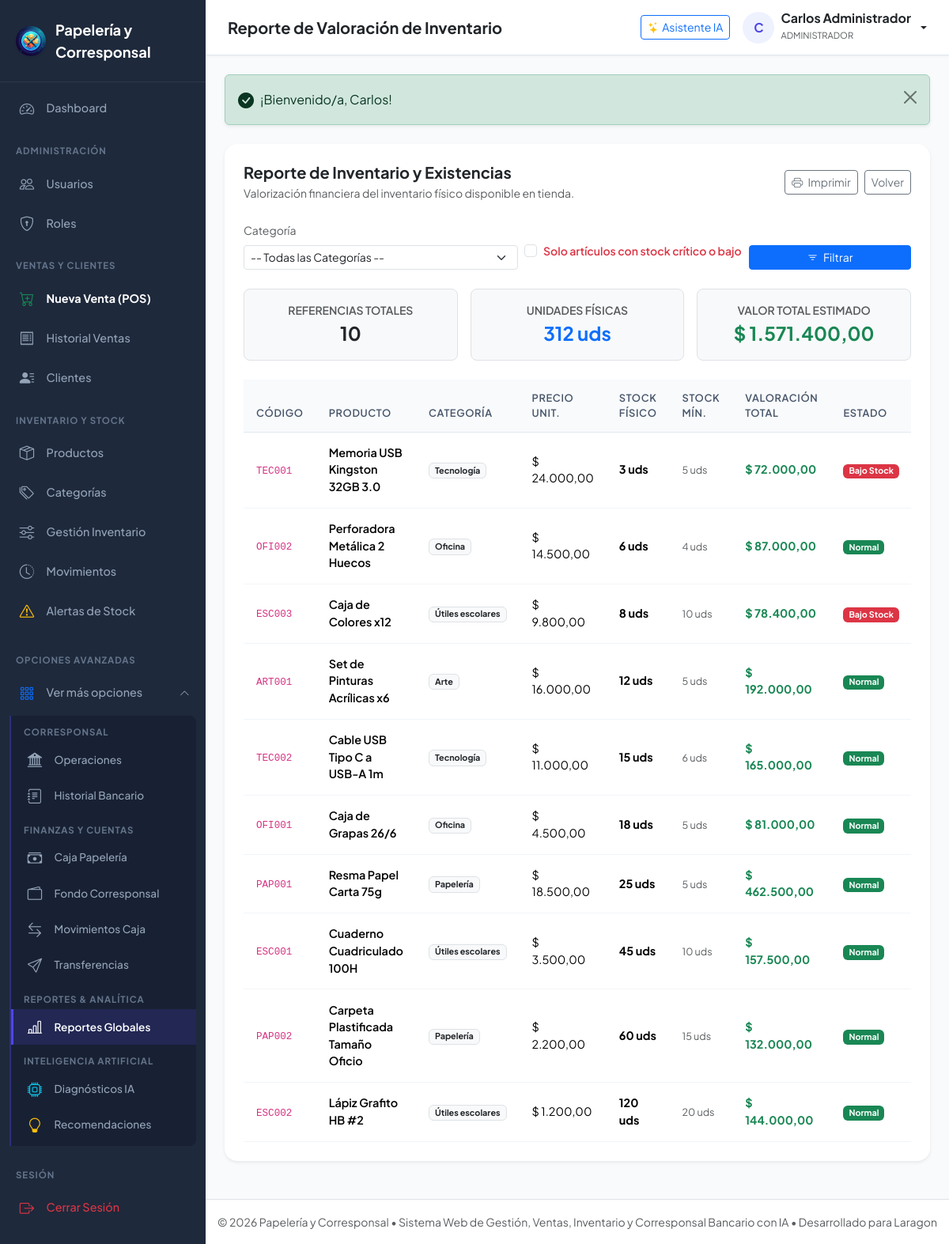
Page /Public/reportes/inventario (signed in) on the committed database.
### tables this page shows
CREATE TABLE IF NOT EXISTS `producto` (
    `id_producto` INT AUTO_INCREMENT PRIMARY KEY,
    `id_categoria` INT NOT NULL,
    `codigo` VARCHAR(50) NOT NULL UNIQUE,
    `nombre` VARCHAR(150) NOT NULL,
    `descripcion` VARCHAR(255) NULL,
    `precio` DECIMAL(12,2) NOT NULL,
    `stock_actual` INT NOT NULL DEFAULT 0,
    `stock_minimo` INT NOT NULL DEFAULT 0,
    `estado` ENUM('ACTIVO','INACTIVO') NOT NULL DEFAULT 'ACTIVO',
    `fecha_registro` DATETIME NOT NULL DEFAULT CURRENT_TIMESTAMP,
    `fecha_actualizacion` DATETIME NULL,
    CONSTRAINT `fk_producto_categoria` FOREIGN KEY (`id_categoria`) REFERENCES `categoria`(`id_categoria`) ON UPDATE CASCADE
);

CREATE TABLE IF NOT EXISTS `categoria` (
    `id_categoria` INT AUTO_INCREMENT PRIMARY KEY,
    `nombre` VARCHAR(100) NOT NULL UNIQUE,
    `descripcion` VARCHAR(255) NULL,
    `estado` ENUM('ACTIVO','INACTIVO') NOT NULL DEFAULT 'ACTIVO'
);

### Controllers/ReporteController.php (called while the page is built, shortened)
<?php
require_once __DIR__ . '/../Services/ReporteService.php';
class ReporteController {
    private ReporteService $reporteService;
    public function __construct() {
        $this->reporteService = new ReporteService();
    }
    public function inventario(): void {
        $categoriaId = !empty($_GET['categoria']) ? (int)$_GET['categoria'] : null;
        $onlyLowStock = !empty($_GET['stock_bajo']);
        $reporte = $this->reporteService->getReporteInventario($categoriaId, $onlyLowStock);
        require_once VIEWS_PATH . '/Reportes/inventario.php';
    }
}

### Public/index.php (called while the page is built, shortened)
<?php
require_once __DIR__ . '/../Config/config.php';
Router::resolve();

### Config/config.php (called while the page is built, shortened)
<?php
function env($key, $default = null) {
    $value = getenv($key);
    return $value;
}
function url($path = '') {
    $path = ltrim($path, '/');
    return BASE_URL . ($path ? '/' . $path : '');
}
function formatMoney($amount) {
    return '$ ' . number_format((float)$amount, 2, ',', '.');
}
function sanitize($data) {
    return htmlspecialchars(trim((string)$data), ENT_QUOTES, 'UTF-8');
}

### Config/database.php (called while the page is built, shortened)
<?php
require_once __DIR__ . '/config.php';
class Database {
    private static ?PDO $instance = null;
    public static function getConnection(): PDO {
        if (self::$instance === null) {
            $host = env('DB_HOST', '127.0.0.1');
            $port = env('DB_PORT', '3306');
            $dbName = env('DB_DATABASE', 'papeleria_corresponsal');
            $username = env('DB_USERNAME', 'root');
            $password = env('DB_PASSWORD', '');
            $dsn = "mysql:host={$host};port={$port};dbname={$dbName};charset=utf8mb4";
            $options = [
                PDO::ATTR_ERRMODE            => PDO::ERRMODE_EXCEPTION,
                PDO::ATTR_DEFAULT_FETCH_MODE => PDO::FETCH_ASSOC,
                PDO::ATTR_EMULATE_PREPARES   => false,
                PDO::MYSQL_ATTR_INIT_COMMAND => "SET NAMES utf8mb4 COLLATE utf8mb4_unicode_ci"
            ];
            try {
                self::$instance = new PDO($dsn, $username, $password, $options);
            } catch (PDOException $e) {
                try {
                    $dsnNoDb = "mysql:host={$host};port={$port};charset=utf8mb4";
                    return new PDO($dsnNoDb, $username, $password, $options);
                } catch (PDOException $ex) {
                    die("Error crítico de conexión a la base de datos en Laragon: " . $ex->getMessage());
                }
            }
        }
        return self::$instance;
    }
}

### Services/ReporteService.php (called while the page is built, shortened)
<?php
require_once __DIR__ . '/../Config/database.php';
class ReporteService {
    private PDO $db;
    public function __construct() {
        $this->db = Database::getConnection();
    }
    public function getReporteInventario(?int $categoriaId = null, bool $onlyLowStock = false): array {
        $sql = "SELECT p.*, c.nombre AS categoria_nombre,
                       (p.stock_actual * p.precio) AS valor_total_stock
                FROM producto p
                JOIN categoria c ON p.id_categoria = c.id_categoria
                WHERE 1=1 ";
        $params = [];
        $sql .= " ORDER BY p.stock_actual ASC, p.nombre ASC";
        $stmt = $this->db->prepare($sql);
        $stmt->execute($params);
        $productos = $stmt->fetchAll();
        $valorInventarioTotal = 0;
        $unidadesTotales = 0;
        $articulosBajoStock = 0;
        foreach ($productos as $p) {
            $valorInventarioTotal += (float)$p['valor_total_stock'];
            $unidadesTotales += (int)$p['stock_actual'];
            if ((int)$p['stock_actual'] <= (int)$p['stock_minimo']) {
                $articulosBajoStock++;
            }
        }
        return [
            'productos'              => $productos,
            'total_articulos'        => count($productos),
            'unidades_totales'       => $unidadesTotales,
            'valor_inventario_total' => $valorInventarioTotal,
            'articulos_bajo_stock'   => $articulosBajoStock
        ];
    }
}

### Views/Reportes/inventario.php (the view, shortened to what this page needs)
<?php
require_once VIEWS_PATH . '/Layouts/header.php';
?>
<div class="card shadow-sm border-0 rounded-4 p-4 mb-4">
    <div class="d-flex flex-column flex-sm-row justify-content-between align-items-sm-center gap-3 mb-4">
        <div>
            <h5 class="fw-bold mb-1">Reporte de Inventario y Existencias</h5>
            <p class="text-muted small mb-0">Valorización financiera del inventario físico disponible en tienda.</p>
        </div>
        <div class="d-flex gap-2">
            <button onclick="window.print()" class="btn btn-outline-secondary btn-sm"><i class="bi bi-printer me-1"></i> Imprimir</button>
            <a href="<?= url('reportes') ?>" class="btn btn-outline-secondary btn-sm">Volver</a>
        </div>
    </div>
    <form action="<?= url('reportes/inventario') ?>" method="GET" class="row g-2 mb-4">
        <div class="col-12 col-md-5">
            <label class="form-label small text-muted">Categoría</label>
            <select class="form-select form-select-sm" name="categoria">
                <option value="">-- Todas las Categorías --</option>
            </select>
        </div>
        <div class="col-12 col-md-4 d-flex align-items-center pt-3">
            <div class="form-check">
                <input class="form-check-input" type="checkbox" id="stock_bajo" name="stock_bajo" value="1" <?= !empty($_GET['stock_bajo']) ? 'checked' : '' ?>>
                <label class="form-check-label small fw-semibold text-danger" for="stock_bajo">
                    Solo artículos con stock crítico o bajo
                </label>
            </div>
        </div>
        <div class="col-12 col-md-3 d-flex align-items-end">
            <button type="submit" class="btn btn-primary btn-sm w-100"><i class="bi bi-filter me-1"></i> Filtrar</button>
        </div>
    </form>
    <div class="row g-3 mb-4">
        <div class="col-12 col-sm-4">
            <div class="p-3 bg-light rounded-3 border text-center">
                <small class="text-muted text-uppercase fw-semibold d-block">Referencias Totales</small>
                <span class="fs-4 fw-bold text-dark"><?= $reporte['total_articulos'] ?></span>
            </div>
        </div>
        <div class="col-12 col-sm-4">
            <div class="p-3 bg-light rounded-3 border text-center">
                <small class="text-muted text-uppercase fw-semibold d-block">Unidades Físicas</small>
                <span class="fs-4 fw-bold text-primary"><?= $reporte['unidades_totales'] ?> uds</span>
            </div>
        </div>
        <div class="col-12 col-sm-4">
            <div class="p-3 bg-light rounded-3 border text-center">
                <small class="text-muted text-uppercase fw-semibold d-block">Valor Total Estimado</small>
                <span class="fs-4 fw-bold text-success"><?= formatMoney($reporte['valor_inventario_total']) ?></span>
            </div>
        </div>
    </div>
    <div class="table-responsive">
        <table class="table table-custom mb-0">
            <thead>
                <tr>
                    <th>Código</th>
                    <th>Producto</th>
                    <th>Categoría</th>
                    <th>Precio Unit.</th>
                    <th>Stock Físico</th>
                    <th>Stock Mín.</th>
                    <th>Valoración Total</th>
                    <th>Estado</th>
                </tr>
            </thead>
            <tbody>
                <?php foreach ($reporte['productos'] as $p): ?>
                    <tr>
                        <td><code><?= sanitize($p['codigo']) ?></code></td>
                        <td class="fw-semibold"><?= sanitize($p['nombre']) ?></td>
                        <td><span class="badge bg-light text-dark border"><?= sanitize($p['categoria_nombre']) ?></span></td>
                        <td><?= formatMoney($p['precio']) ?></td>
                        <td class="fw-bold"><?= $p['stock_actual'] ?> uds</td>
                        <td><small class="text-muted"><?= $p['stock_minimo'] ?> uds</small></td>
                        <td class="fw-bold text-success"><?= formatMoney($p['valor_total_stock']) ?></td>
                        <td>
                            <?php if ($p['stock_actual'] <= $p['stock_minimo']): ?>
                                <span class="badge bg-danger">Bajo Stock</span>
                            <?php else: ?>
                                <span class="badge bg-success">Normal</span>
                            <?php endif; ?>
                        </td>
                    </tr>
                <?php endforeach; ?>
            </tbody>
        </table>
    </div>
</div>
<?php require_once VIEWS_PATH . '/Layouts/footer.php'; ?>

### Public/css/style.css (style rules this page uses)
:root { --primary-color: #4f46e5; --primary-hover: #4338ca; --primary-light: #eef2ff; --secondary-color: #0ea5e9; --success-color: #10b981; --warning-color: #f59e0b; --danger-color: #ef4444; --dark-bg: #0f172a; --sidebar-bg: #1e293b; --sidebar-hover: #334155; --sidebar-text: #94a3b8; --sidebar-active: #ffffff; --card-bg: #ffffff; --body-bg: #f8fafc; --border-color: #e2e8f0; --text-main: #1e293b; --text-muted: #64748b; --radius-sm: 8px; --radius-md: 12px; --radius-lg: 16px; --shadow-sm: 0 1px 3px rgba(0,0,0,0.05); --shadow-md: 0 4px 6px -1px rgba(0,0,0,0.07), 0 2px 4px -2px rgba(0,0,0,0.05); --shadow-lg: 0 10px 15px -3px rgba(0,0,0,0.08), 0 4px 6px -4px rgba(0,0,0,0.04); }
body { font-family: 'Plus Jakarta Sans', 'Inter', -apple-system, BlinkMacSystemFont, 'Segoe UI', Roboto, sans-serif; background-color: var(--body-bg); color: var(--text-main); min-height: 100vh; display: flex; flex-direction: column; }
.table-custom { border-collapse: separate; border-spacing: 0; width: 100%; }
.table-custom th { background: #f8fafc; color: #475569; font-size: 0.8rem; text-transform: uppercase; letter-spacing: 0.05em; font-weight: 600; border-bottom: 1px solid var(--border-color); padding: 0.85rem 1rem; }
.table-custom td { padding: 0.95rem 1rem; border-bottom: 1px solid #f1f5f9; vertical-align: middle; font-size: 0.9rem; }

### rows in the picture
producto: codigo "TEC001", nombre "Memoria USB Kingston 32GB 3.0", id_categoria.nombre "Tecnología", precio "$ 24.000,00", stock_actual "3", stock_minimo "5", valor_total_stock "$ 72.000,00", shows "Bajo Stock"
producto: codigo "OFI002", nombre "Perforadora Metálica 2 Huecos", id_categoria.nombre "Oficina", precio "$ 14.500,00", stock_actual "6", stock_minimo "4", valor_total_stock "$ 87.000,00", shows "Normal"
producto: codigo "ESC003", nombre "Caja de Colores x12", id_categoria.nombre "Útiles escolares", precio "$ 9.800,00", stock_actual "8", stock_minimo "10", valor_total_stock "$ 78.400,00", shows "Bajo Stock"
producto: codigo "ART001", nombre "Set de Pinturas Acrílicas x6", id_categoria.nombre "Arte", precio "$ 16.000,00", stock_actual "12", stock_minimo "5", valor_total_stock "$ 192.000,00", shows "Normal"
producto: codigo "TEC002", nombre "Cable USB Tipo C a USB-A 1m", id_categoria.nombre "Tecnología", precio "$ 11.000,00", stock_actual "15", stock_minimo "6", valor_total_stock "$ 165.000,00", shows "Normal"
producto: codigo "OFI001", nombre "Caja de Grapas 26/6", id_categoria.nombre "Oficina", precio "$ 4.500,00", stock_actual "18", stock_minimo "5", valor_total_stock "$ 81.000,00", shows "Normal"
producto: codigo "PAP001", nombre "Resma Papel Carta 75g", id_categoria.nombre "Papelería", precio "$ 18.500,00", stock_actual "25", stock_minimo "5", valor_total_stock "$ 462.500,00", shows "Normal"
producto: codigo "ESC001", nombre "Cuaderno Cuadriculado 100H", id_categoria.nombre "Útiles escolares", precio "$ 3.500,00", stock_actual "45", stock_minimo "10", valor_total_stock "$ 157.500,00", shows "Normal"
producto: codigo "PAP002", nombre "Carpeta Plastificada Tamaño Oficio", id_categoria.nombre "Papelería", precio "$ 2.200,00", stock_actual "60", stock_minimo "15", valor_total_stock "$ 132.000,00", shows "Normal"
producto: codigo "ESC002", nombre "Lápiz Grafito HB #2", id_categoria.nombre "Útiles escolares", precio "$ 1.200,00", stock_actual "120", stock_minimo "20", valor_total_stock "$ 144.000,00", shows "Normal"

### other values in the picture
APP_NAME "Papelería y Corresponsal"
$pageTitle "Reporte de Valoración de Inventario"
substr($_SESSION['user_name'] ?? 'U', 0, 1) "C"
$_SESSION['user_name'] "Carlos Administrador"
$_SESSION['user_role'] "ADMINISTRADOR"
$flash['message'] "¡Bienvenido/a, Carlos!"
$reporte['total_articulos'] "10"
$reporte['unidades_totales'] "312"
formatMoney($reporte['valor_inventario_total']) "$ 1.571.400,00"
